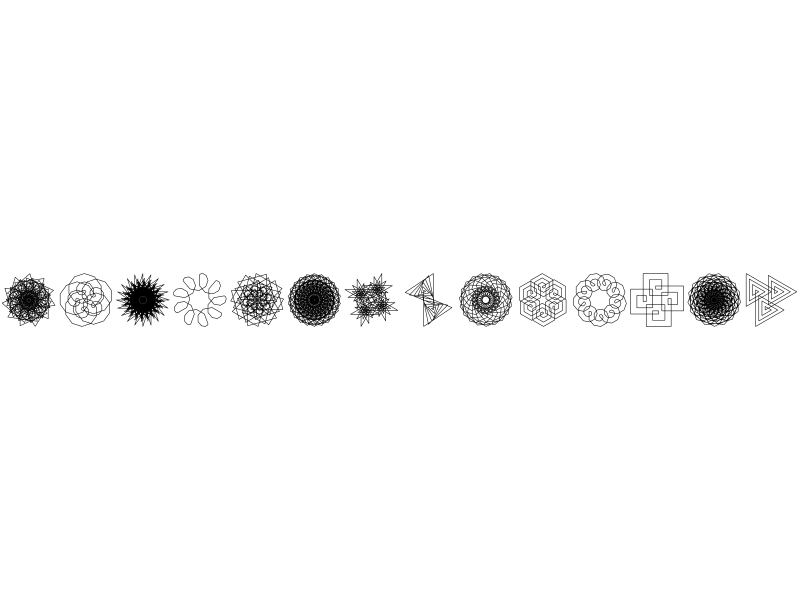
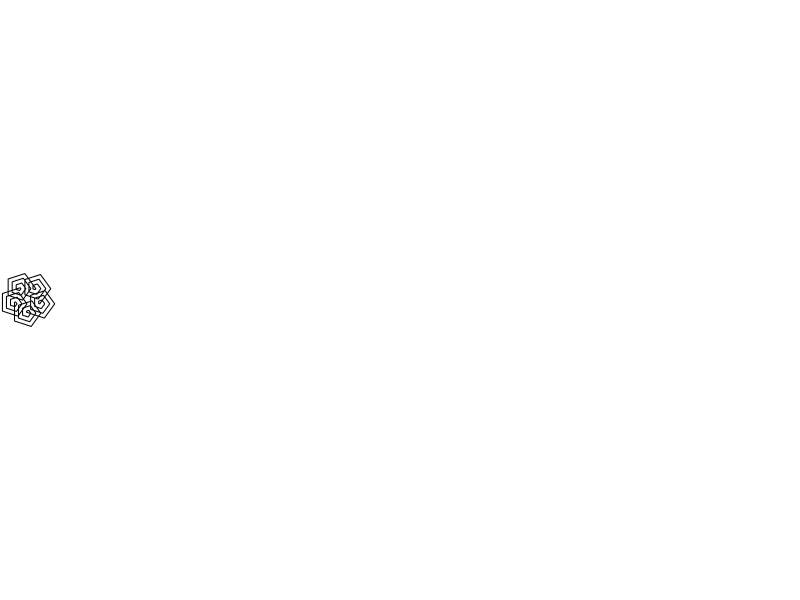

Here is the R script that generated these plots, in order:
## ---- chunk 1
drawit = function(L=16,dD=-pi/2,D=-pi/2,n=1000){
    x = c(0)
    y = c(0)
    l = L
    for(i in 1:n){
        x0 = x[i]
        y0 = y[i]
        x2 = x[i]+l*cos(D)
        y2 = y[i]+l*sin(D)
        l = (l-2)%%L+1
        D = D+dD
        x = c(x,x2)
        y = c(y,y2)
    }
    xmin = min(x)
    xmax = max(x)
    xmid = mean(c(xmin,xmax))
    ymin = min(y)
    ymax = max(y)
    ymid = mean(c(ymin,ymax))
    r = max(c(xmax-xmid,ymax-ymid))
    xlo = xmid-r
    xhi = xmid+r
    ylo = ymid-r
    yhi = ymid+r
    plot(0,0,"n",axes=F,ann=F,xlim=c(xlo,xhi),ylim=c(ylo,yhi))
    lines(x,y,lwd=0.5)
}

set.seed(123)

par(mfrow=c(1,14),mar=c(0,0,0,0),pty="s",oma=c(0,0,0,0))
Ls = sample(6:30,14,T)
denoms = sample(3:19,14,T)
nums = numeric()
for(i in 1:length(denoms)){
    nums = c(nums,sample(1:(denoms[i]-1),1))
}
dDs = pi*nums/denoms

Ls[12] = 9
dDs[12] = -pi/2


Ls[10] = 19
dDs[10] = -pi/3

for(i in 1:length(denoms)){
    drawit(L=Ls[i],dD=dDs[i])
}


## ---- chunk 2
x = c(0)
y = c(0)
n = 1000
L = 16
l = L
D = -pi/2
dD = 2*pi/5
for(i in 1:n){
    x0 = x[i]
    y0 = y[i]
    x2 = x[i]+l*cos(D)
    y2 = y[i]+l*sin(D)
    l = (l-2)%%L+1
    D = D+dD
    x = c(x,x2)
    y = c(y,y2)
}
xmin = min(x)
xmax = max(x)
xmid = mean(c(xmin,xmax))
ymin = min(y)
ymax = max(y)
ymid = mean(c(ymin,ymax))
r = max(c(xmax-xmid,ymax-ymid))
xlo = xmid-r
xhi = xmid+r
ylo = ymid-r
yhi = ymid+r
par(mar=c(0,0,0,0),pty="s")
plot(0,0,"n",axes=F,ann=F,xlim=c(xlo,xhi),ylim=c(ylo,yhi))
lines(x,y)
